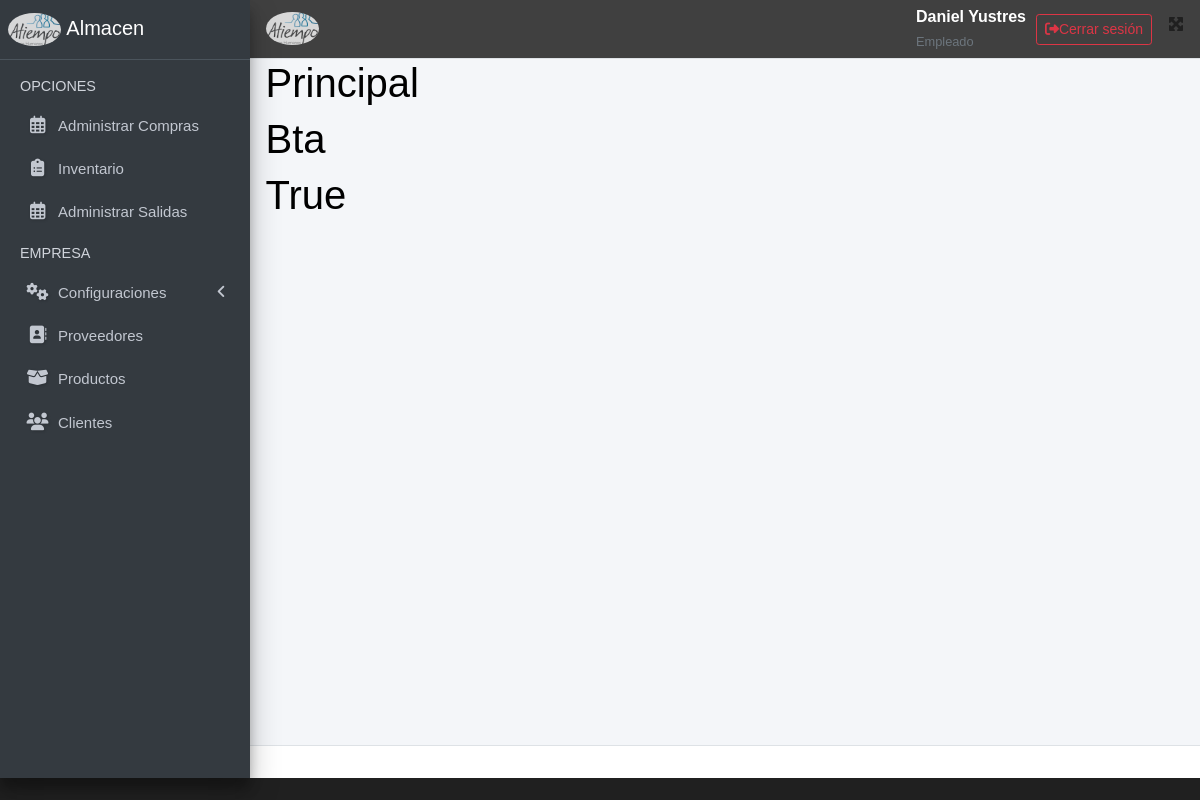
The page /bodega/1/ (signed in) on the database its author committed.
### applications/usuarios/models.py (models this page shows, shortened)
class Usuario(AbstractUser):
    rol_choices = [
        ('admin', 'Administrador'),
        ('empleado', 'Empleado'),
        ('gerente', 'Gerente'),
    ]
    estado_choices = [
        ('activo', 'Activo'),
        ('inactivo', 'Inactivo'),
    ]
    rol = models.CharField(max_length=10, choices=rol_choices, default='empleado')
    estado = models.CharField(max_length=10, choices=estado_choices, default='activo')  # Cambiado a CharField
    fecha_creacion = models.DateTimeField(auto_now_add=True)
    class Meta:
        verbose_name = 'Usuario'
        verbose_name_plural = 'Usuarios'

### applications/bodegas/models.py (models this page shows)
class Bodega(models.Model):
    id_bodega = models.AutoField(primary_key=True)
    nombre = models.CharField(max_length=255)
    id_ciudad = models.ForeignKey(Ciudad, on_delete=models.CASCADE, related_name='bodegas')
    direccion = models.CharField(max_length=255, null=True, blank=True)
    fecha_creacion = models.DateTimeField(auto_now_add=True)
    fecha_edicion = models.DateTimeField(auto_now=True)
    estado = models.BooleanField(default=True, verbose_name="Activo/Inactivo")  # Activo/Inactivo
    id_usuario_creador = models.ForeignKey(settings.AUTH_USER_MODEL, on_delete=models.CASCADE, related_name='bodegas_creadas', null=True, blank=True)
    id_usuario_editor = models.ForeignKey(settings.AUTH_USER_MODEL, on_delete=models.CASCADE, related_name='bodegas_editadas', null=True, blank=True)
    def __str__(self):
        return self.nombre
    class Meta:
        ordering = ['nombre']
        verbose_name = 'Bodega'
        verbose_name_plural = 'Bodegas'
        db_table = 'bodega'

### applications/ciudades/models.py (models this page shows)
class Ciudad(models.Model):
    id_ciudad = models.AutoField(primary_key=True)
    nombre = models.CharField(max_length=255, verbose_name="Nombre de la ciudad")
    fecha_creacion = models.DateTimeField(auto_now_add=True, verbose_name="Fecha de creación")
    activo = models.BooleanField(default=True, verbose_name="Activo/Inactivo")
    id_usuario_insert = models.ForeignKey(
        settings.AUTH_USER_MODEL,
        on_delete=models.SET_NULL,
        null=True,
        blank=True,
        related_name='ciudades_insertadas',
        verbose_name="Usuario Creo"
    )
    id_usuario_update = models.ForeignKey(
        settings.AUTH_USER_MODEL,
        on_delete=models.SET_NULL,
        null=True,
        blank=True,
        related_name='ciudades_actualizadas',
        verbose_name="Usuario Modificó"
    )
    def __str__(self):
        return self.nombre
    class Meta:
        ordering = ['nombre']
        verbose_name = 'Ciudad'
        verbose_name_plural = 'Ciudades'
        db_table = 'ciudad'

### applications/bodegas/views.py (the view)
# urls.py: path('bodega/<int:id>/', views.bodega_detalle, name='bodega_detalle'),
@login_required(login_url='login_usuario')
def bodega_detalle(request, id):
    bodega =  get_object_or_404(Bodega, id_bodega=id)
    print(bodega)
    return render(request, 'bodegaDetalle.html',
                  {
                      'bodega':bodega
                  })

### templates/bodegaDetalle.html
{% extends 'layouts/base.html' %}
{% block content %}
<h1>{{bodega.nombre}}</h1>
<h1>{{bodega.id_ciudad}}</h1>
<h1>{{bodega.estado}}</h1>
{% endblock  %}

### templates/layouts/base.html (shortened to what this page needs)
{% load static %}
<!DOCTYPE html>
<html lang="en">
<head>
  <link rel="stylesheet" href="{% static 'lib/adminlite/plugins/fontawesome-free/css/all.min.css' %}">
  <link rel="stylesheet"
    href="{% static 'lib/adminlite/plugins/tempusdominus-bootstrap-4/css/tempusdominus-bootstrap-4.min.css' %}">
  <link rel="stylesheet" href="{% static 'lib/adminlite/plugins/icheck-bootstrap/icheck-bootstrap.min.css' %}">
  <link rel="stylesheet" href="{% static 'lib/adminlite/plugins/jqvmap/jqvmap.min.css' %}">
  <link rel="stylesheet" href="{% static 'lib/adminlite/css/adminlte.min.css' %}">
  <link rel="stylesheet" href="{% static 'lib/adminlite/plugins/overlayScrollbars/css/OverlayScrollbars.min.css' %}">
  <link rel="stylesheet" href="{% static 'lib/adminlite/plugins/daterangepicker/daterangepicker.css' %}">
  <link rel="stylesheet" href="{% static 'lib/adminlite/plugins/summernote/summernote-bs4.min.css' %}">
  <link rel="stylesheet" href="{% static 'index/css/main.css' %}">
    <link rel="stylesheet" href="https://cdn.datatables.net/1.13.6/css/dataTables.bootstrap5.min.css">
    <link rel="stylesheet" href="https://cdn.datatables.net/buttons/2.4.2/css/buttons.bootstrap5.min.css">
    <link rel="stylesheet" href="https://cdnjs.cloudflare.com/ajax/libs/font-awesome/6.7.2/css/all.min.css">
    <link href="https://cdn.jsdelivr.net/npm/select2@4.1.0-rc.0/dist/css/select2.min.css" rel="stylesheet" />
    <link rel="stylesheet" href="{% static 'styles/main.css' %}">
  <link rel="stylesheet" href="{% static 'jquery-ui/jquery-ui.min.css' %}">
</head>
<body >
  <div class="wrapper">
    <nav class="main-header navbar navbar-expand navbar-white navbar-light">
      <ul class="navbar-nav">
        <li class="nav-item">
          <a class="nav-link brand-link" style="margin-top: -20px;" data-widget="pushmenu" href="#" role="button"> <img src="{% static 'index/img/logoAtiempo.png' %}" alt="Logo" class="brand-image img-circle "
            style="opacity: .8;"></i></a>
        </li>
      </ul>
      <ul class="navbar-nav ml-auto">
           <div class="d-flex align-items-center justify-content-end gap-3">
  <div class="text-end me-3">
    <strong style="color: white;">{{ request.user.get_full_name|default:request.user.username|capfirst }}</strong><br>
    <small class="text-muted" style="color: white">{{ request.user.rol|capfirst }}</small>
  <br>
  </div>
  <form action="{% url 'logout' %}" method="post" class="d-inline">
    <button style="margin-left: 10px;" type="submit" class="btn btn-outline-danger btn-sm d-flex align-items-center">
      <i class="fas fa-sign-out-alt me-2"></i> Cerrar sesión
    </button>
  </form>
</div>
        <li class="nav-item">
          <a class="nav-link" data-widget="fullscreen" href="#" role="button">
            <i class="fas fa-expand-arrows-alt"></i>
          </a>
        </li>
      </ul>
    </nav>
    <aside class="main-sidebar sidebar-dark-primary elevation-4">
      <a href="/" class="brand-link">
        <img src="{% static 'index/img/logoAtiempo.png' %}" alt="Logo" class="brand-image img-circle "
        style="opacity: .8;">
        <span class="brand-text font-weight-light">Almacen</span>
      </a>
      <div class="sidebar">
        <nav class="mt-2">
          <ul class="nav nav-pills nav-sidebar flex-column" data-widget="treeview" role="menu" data-accordion="false">
            <li class="nav-header">OPCIONES</li>
            <li class="nav-item">
              <a href="{% url 'ordenes_compra' %}" class="nav-link">
                <i class="nav-icon far fa-calendar-alt"></i>
                <p>
                  Administrar Compras
                </p>
              </a>
            </li>
            <li class="nav-item">
              <a href="{% url 'inventario_bodega_list' %}" class="nav-link">
                <i class="nav-icon fa fa-clipboard-list"></i>
                <p>
                  Inventario
                </p>
              </a>
            </li>
            <li class="nav-item">
              <a href="{% url 'ordenes_salida' %}" class="nav-link">
                <i class="nav-icon far fa-calendar-alt"></i>
                <p>
                  Administrar Salidas
                </p>
              </a>
            </li>
            <li class="nav-header">EMPRESA</li>
            <li class="nav-item">
              <a href="#" class="nav-link">
                <i class="nav-icon fas fa-cogs spin"></i>
                <p>
                  Configuraciones
                  <i class="fas fa-angle-left right"></i>
                </p>
              </a>
            </li>
            <li class="nav-item">
              <a href="{% url 'proveedores' %}" class="nav-link">
                <i class="nav-icon fas fa-address-book "></i>
                <p>Proveedores</p>
              </a>
            </li>
            <li class="nav-item">
              <a href="{% url 'productos' %}" class="nav-link">
                <i class="nav-icon fas fa-box-open"></i>
                <p>Productos</p>
              </a>
            </li>
            <li class="nav-item">
              <a href="{% url 'cliente' %}" class="nav-link">
                <i class="nav-icon fa fa-users"></i>
                <p>Clientes</p>
              </a>
            </li>
          </ul>
        </nav>
      </div>
    </aside>
    <div class="content-wrapper">
      <section class="content">
        <div class="container-fluid">
          {% block content %}
          {% endblock %}
        </div>
      </section>
    </div>
    <footer class="main-footer text-center text-primary">
    </footer>
  </div>
</body>
</html>

### applications/ciudades/static/index/css/main.css (style rules this page uses)
p , input[type=text] , input[type=date], input[type=number], input[type=password] { font-weight: 100; font-size: 15px; }
body { font-family: Arial, Helvetica, sans-serif !important; }

### applications/ciudades/static/styles/main.css (style rules this page uses)
body { background: #202020; color: black; }
.navbar { background: #404040; padding: 5px 0; }
.navbar ul { display: flex; justify-content: space-between; }
.navbar ul li { list-style: none; text-decoration: none; }
.navbar ul li a { color: white; }

### templates/layouts/base.html (style rules this page uses)
.nav-icon.spin { animation: spin 2s linear infinite; }
.nav-icon { text-shadow: 1px 1px 3px rgba(0, 0, 0, 0.2); }
.nav-link { transition: transform 0.3s ease; }

### rows shown on the page
Usuario: user.get_full_name "Daniel Yustres", user.rol "Empleado"
Bodega: nombre "Principal", id_ciudad "Bta", estado "True"
